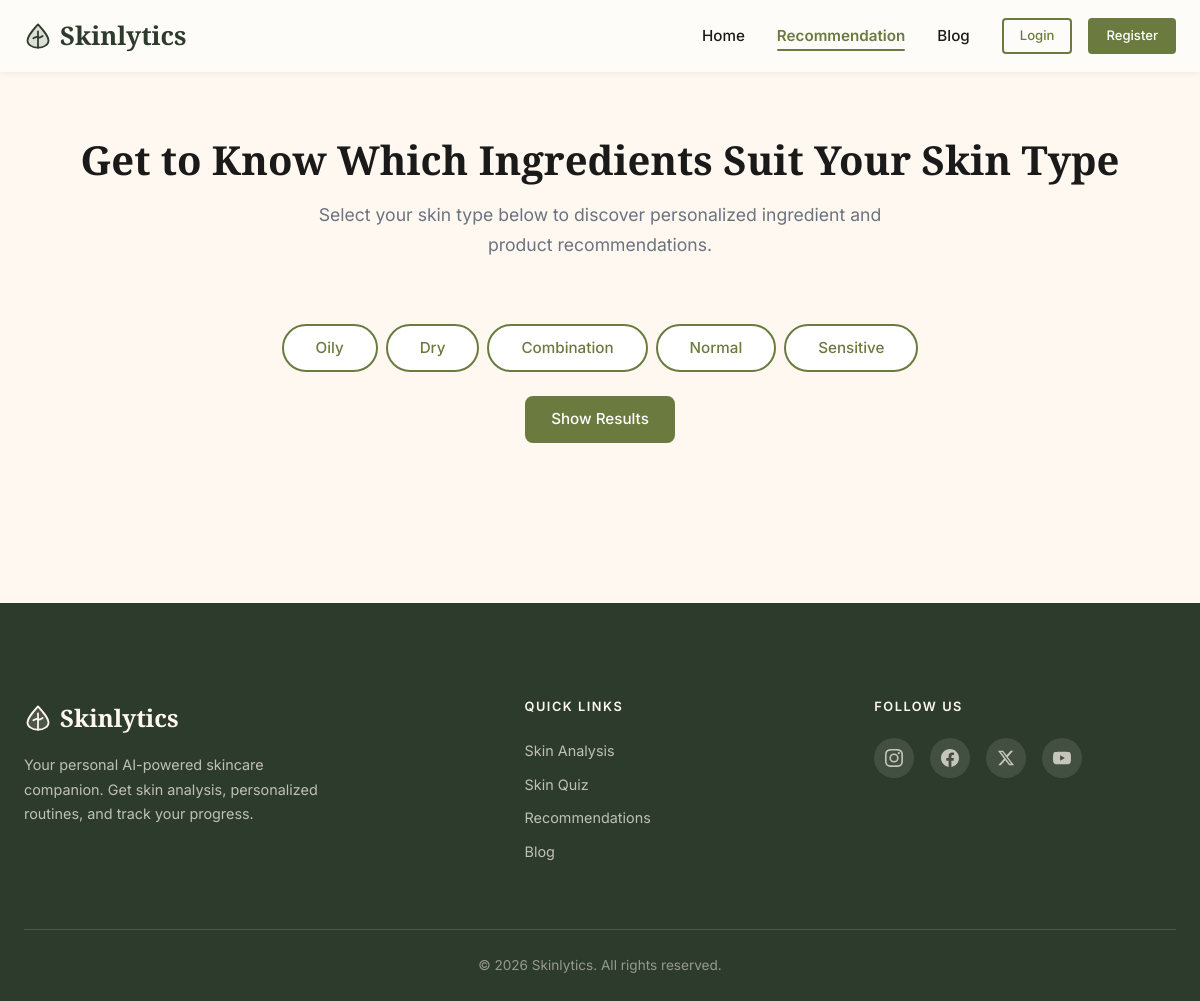
/recommendation/, run on the app's committed database.
### app/models.py (models this page shows, shortened)
class SkinType(db.Model):
    __tablename__ = 'skin_types'
    id = db.Column(db.Integer, primary_key=True)
    name = db.Column(db.String(50), unique=True, nullable=False)
    description = db.Column(db.Text, nullable=True)
    ingredients = db.relationship('Ingredient', backref='skin_type', lazy=True)
    products = db.relationship('Product', backref='skin_type', lazy=True)

### app/recommendation/routes.py (the view, shortened to what this page needs)
@bp.route('/', methods=['GET', 'POST'])
def index():
    skin_types = SkinType.query.all()
    selected_type = None
    ingredients = []
    products = []
    tips = []
    return render_template('recommendation/index.html',
                           skin_types=skin_types,
                           selected_type=selected_type,
                           ingredients=ingredients,
                           products=products,
                           tips=tips)

### app/templates/recommendation/index.html (shortened to what this page needs)
{% extends 'base.html' %}
{% block content %}
<section class="recommendation-page">
    <div class="container">
        <div class="recommendation-header">
            <h1 class="section-heading">Get to Know Which Ingredients Suit Your Skin Type</h1>
            <p class="section-subheading">Select your skin type below to discover personalized ingredient and product recommendations.</p>
        </div>
        <div class="skin-type-selector">
            <form method="POST" action="{{ url_for('recommendation.index') }}" class="skin-type-form">
                <div class="skin-type-options">
                    {% for st in skin_types %}
                    <label class="skin-type-btn {% if selected_type and st.id == selected_type.id %}selected{% endif %}">
                        {{ st.name }}
                    </label>
                    {% endfor %}
                </div>
                <button type="submit" class="btn btn-primary">Show Results</button>
            </form>
        </div>
    </div>
</section>
{% endblock %}

### app/static/css/style.css (style rules this page uses)
:root { --color-primary: #6B7B3F; --color-primary-light: #7d8e50; --color-primary-dark: #5a6a34; --color-secondary: #8B9A6B; --color-secondary-light: #9daa82; --color-dark-green: #2D3B2D; --color-dark-green-light: #3a4d3a; --color-accent: #4A6741; --color-cream: #FFF8F0; --color-beige: #F5F0E8; --color-warm-white: #FEFCF8; --color-text-dark: #1a1a1a; --color-text-muted: #6b7280; --color-text-light: #9ca3af; --color-error: #dc3545; --color-success: #28a745; --color-info: #17a2b8; --color-warning: #ffc107; --color-white: #ffffff; --color-border: #e5e7eb; --color-border-light: #f0ede6; --font-heading: 'Playfair Display', Georgia, serif; --font-body: 'Inter', -apple-system, BlinkMacSystemFont, 'Segoe UI', sans-serif; --spacing-xs: 4px; --spacing-sm: 8px; --spacing-md: 16px; --spacing-lg: 24px; --spacing-xl: 32px; --spacing-2xl: 48px; --spacing-3xl: 64px; --spacing-4xl: 96px; --radius-sm: 4px; --radius-md: 8px; --radius-lg: 12px; --radius-xl: 16px; --radius-2xl: 24px; --radius-full: 9999px; --shadow-sm: 0 1px 2px rgba(0, 0, 0, 0.05); --shadow-md: 0 4px 6px rgba(0, 0, 0, 0.07); --shadow-lg: 0 10px 25px rgba(0, 0, 0, 0.1); --shadow-xl: 0 20px 40px rgba(0, 0, 0, 0.12); --shadow-green: 0 4px 14px rgba(107, 123, 63, 0.25); --shadow-hover: 0 12px 30px rgba(0, 0, 0, 0.15); --transition-fast: 0.2s ease; --transition-base: 0.3s ease; --transition-slow: 0.5s ease; --transition-bounce: 0.3s cubic-bezier(0.68, -0.55, 0.265, 1.55); --max-width: 1200px; --navbar-height: 72px; }
*, *::before, *::after { margin: 0; padding: 0; box-sizing: border-box; }
html { scroll-behavior: smooth; -webkit-text-size-adjust: 100%; font-size: 16px; }
body { font-family: var(--font-body); font-weight: 400; line-height: 1.6; color: var(--color-text-dark); background-color: var(--color-cream); -webkit-font-smoothing: antialiased; -moz-osx-font-smoothing: grayscale; overflow-x: hidden; }
button, input, textarea, select { font-family: inherit; font-size: inherit; outline: none; border: none; background: none; }
button { cursor: pointer; }
h1, h2, h3, h4, h5, h6 { font-family: var(--font-heading); font-weight: 700; line-height: 1.2; color: var(--color-text-dark); }
.container { max-width: var(--max-width); margin: 0 auto; padding: 0 var(--spacing-lg); }
section { padding: var(--spacing-4xl) 0; }
.section-heading { font-family: var(--font-heading); font-size: 2.5rem; color: var(--color-text-dark); text-align: center; margin-bottom: var(--spacing-md); }
.section-subheading { font-family: var(--font-body); font-size: 1.1rem; color: var(--color-text-muted); text-align: center; max-width: 600px; margin: 0 auto var(--spacing-3xl); line-height: 1.7; }
p { margin-bottom: var(--spacing-md); line-height: 1.7; }
.recommendation-page { padding: var(--spacing-3xl) 0 var(--spacing-4xl); }
.recommendation-header { text-align: center; margin-bottom: var(--spacing-2xl); }
.recommendation-header .section-heading { margin-bottom: var(--spacing-md); }
.skin-type-selector { margin-bottom: var(--spacing-3xl); }
.skin-type-form { display: flex; flex-direction: column; align-items: center; gap: var(--spacing-lg); }
.skin-type-options { display: flex; gap: var(--spacing-sm); justify-content: center; flex-wrap: wrap; }
.skin-type-btn { padding: 10px var(--spacing-xl); border: 2px solid var(--color-primary); border-radius: var(--radius-full); background-color: var(--color-white); color: var(--color-primary); font-size: 0.95rem; font-weight: 500; cursor: pointer; transition: all var(--transition-base); }
.btn { display: inline-flex; align-items: center; justify-content: center; gap: var(--spacing-sm); padding: 10px 24px; font-family: var(--font-body); font-size: 0.95rem; font-weight: 500; border-radius: var(--radius-md); border: 2px solid transparent; cursor: pointer; text-decoration: none; transition: all var(--transition-base); line-height: 1.5; text-align: center; white-space: nowrap; }
.btn-primary { background-color: var(--color-primary); color: var(--color-white); border-color: var(--color-primary); }

### data on the page
SkinType: name "Oily"
SkinType: name "Dry"
SkinType: name "Combination"
SkinType: name "Normal"
SkinType: name "Sensitive"
